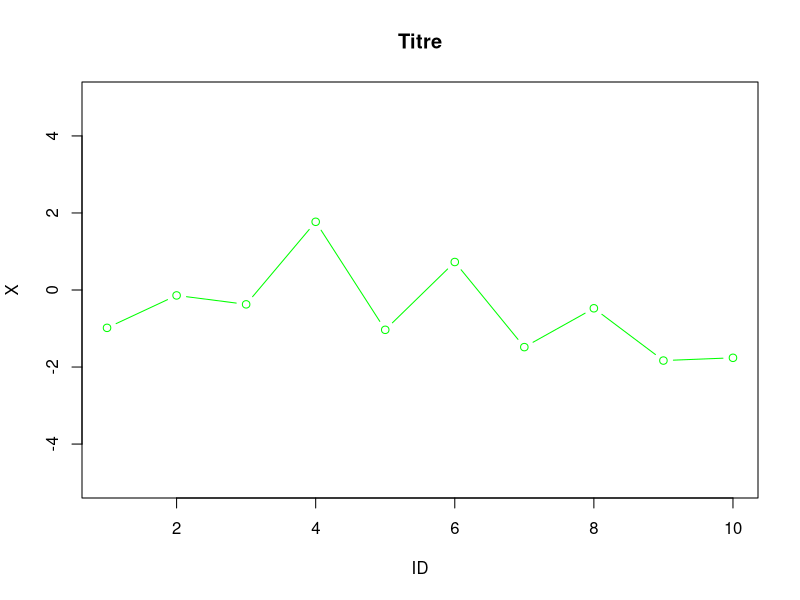

R code for this plot:

data <- data.frame(ID = 1:10, 
                   X = rnorm(10), 
                   Y = sample(letters[1:3], 10, replace = TRUE))

mean(data$X)
sd(data$X)

plot(data$ID, data$X, 
     type = "b", col = "green", 
     ylim = c(-5, 5),
     xlab = "ID", ylab = "X", main = "Titre")


